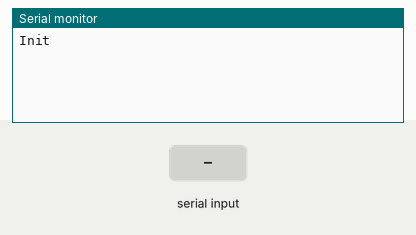
This sketch was run on a simulated Arduino Uno, built with avr-gcc and run on an emulated ATmega328P. On the bench: the last lines printed to the serial monitor. The test bench sets the inputs (shaded band).

Above: at 1.2 s.
1.3 s: "1\n" received over Serial
At 2.5 s:
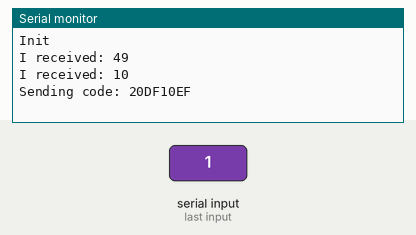
2.8 s: "0\n" received over Serial
At 3.6 s:
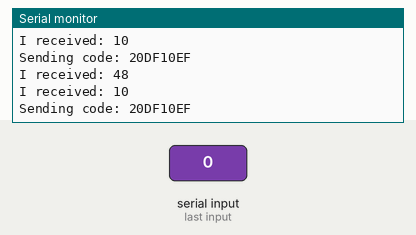
Timing chart, 0 to 5.8 s (numbered marks = the images above; inputs shaded):
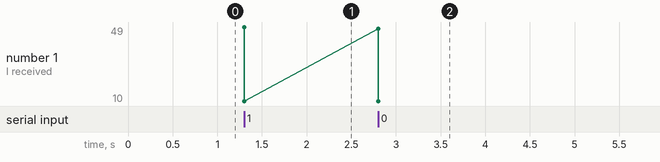

Measured:
- after the input at 1.3 s, the serial monitor: prints a new line at once (image 1)
- after the input at 2.8 s, the serial monitor: prints a new line at once (image 2)

The sketch:

send.ino
```cpp
#include <IRremote.h>

IRsend irsend;
int incomingByte = 0;

void setup() {
  Serial.begin(57600);
  Serial.println("Init");
}

void loop() {
  if (Serial.available() > 0) {
    incomingByte = Serial.read();

    Serial.print("I received: ");
    Serial.println(incomingByte, DEC);

    //(int) strtol(str, 0, 16)
    unsigned long data = 0x20DF10EF;

    if (incomingByte == 10)
    {
      Serial.print("Sending code: ");
      Serial.println(data, HEX);
      //for (int i = 0; i < 3; i++)
      //{
        //irsend.sendRC6(sendCode, 20);
        irsend.sendNEC(data, 32);
        //delay(40);
      //}
    }
  }
}
```
